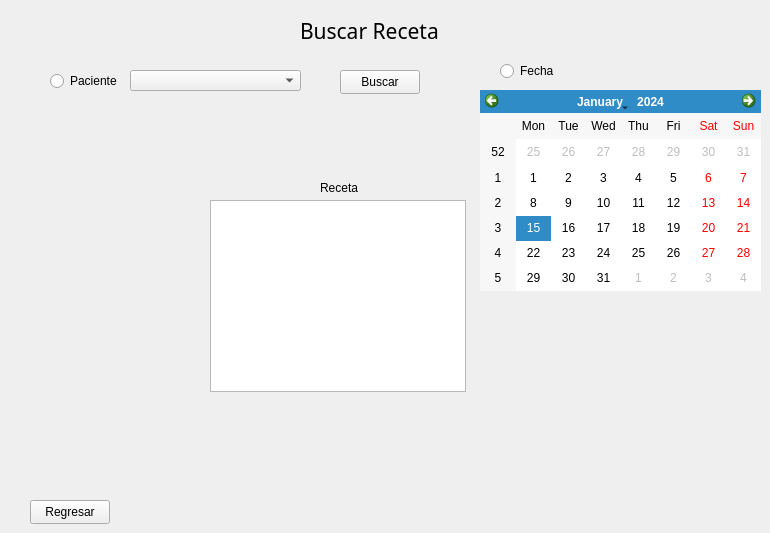
    <widget class="QWidget" name="BuscarReceta">
     <widget class="QLabel" name="label_61">
      <property name="geometry">
       <rect>
        <x>300</x>
        <y>10</y>
        <width>151</width>
        <height>41</height>
       </rect>
      </property>
      <property name="font">
       <font>
        <family>Segoe UI Black</family>
        <pointsize>16</pointsize>
       </font>
      </property>
      <property name="text">
       <string>Buscar Receta</string>
      </property>
     </widget>
     <widget class="QRadioButton" name="radioButton">
      <property name="geometry">
       <rect>
        <x>50</x>
        <y>70</y>
        <width>91</width>
        <height>22</height>
       </rect>
      </property>
      <property name="text">
       <string>Paciente</string>
      </property>
     </widget>
     <widget class="QRadioButton" name="radioButton_2">
      <property name="geometry">
       <rect>
        <x>500</x>
        <y>60</y>
        <width>91</width>
        <height>22</height>
       </rect>
      </property>
      <property name="text">
       <string>Fecha</string>
      </property>
     </widget>
     <widget class="QCalendarWidget" name="calendarWidget_6">
      <property name="geometry">
       <rect>
        <x>480</x>
        <y>90</y>
        <width>281</width>
        <height>201</height>
       </rect>
      </property>
     </widget>
     <widget class="QComboBox" name="comboBox_4">
      <property name="geometry">
       <rect>
        <x>130</x>
        <y>70</y>
        <width>171</width>
        <height>21</height>
       </rect>
      </property>
     </widget>
     <widget class="QPushButton" name="pushButton_43">
      <property name="geometry">
       <rect>
        <x>340</x>
        <y>70</y>
        <width>80</width>
        <height>24</height>
       </rect>
      </property>
      <property name="text">
       <string>Buscar</string>
      </property>
     </widget>
     <widget class="QPushButton" name="pushButton_44">
      <property name="geometry">
       <rect>
        <x>30</x>
        <y>500</y>
        <width>80</width>
        <height>24</height>
       </rect>
      </property>
      <property name="text">
       <string>Regresar</string>
      </property>
     </widget>
     <widget class="QTextBrowser" name="textBrowser">
      <property name="geometry">
       <rect>
        <x>210</x>
        <y>200</y>
        <width>256</width>
        <height>192</height>
       </rect>
      </property>
     </widget>
     <widget class="QLabel" name="label_62">
      <property name="geometry">
       <rect>
        <x>320</x>
        <y>180</y>
        <width>49</width>
        <height>16</height>
       </rect>
      </property>
      <property name="text">
       <string>Receta</string>
      </property>
     </widget>
    </widget>
